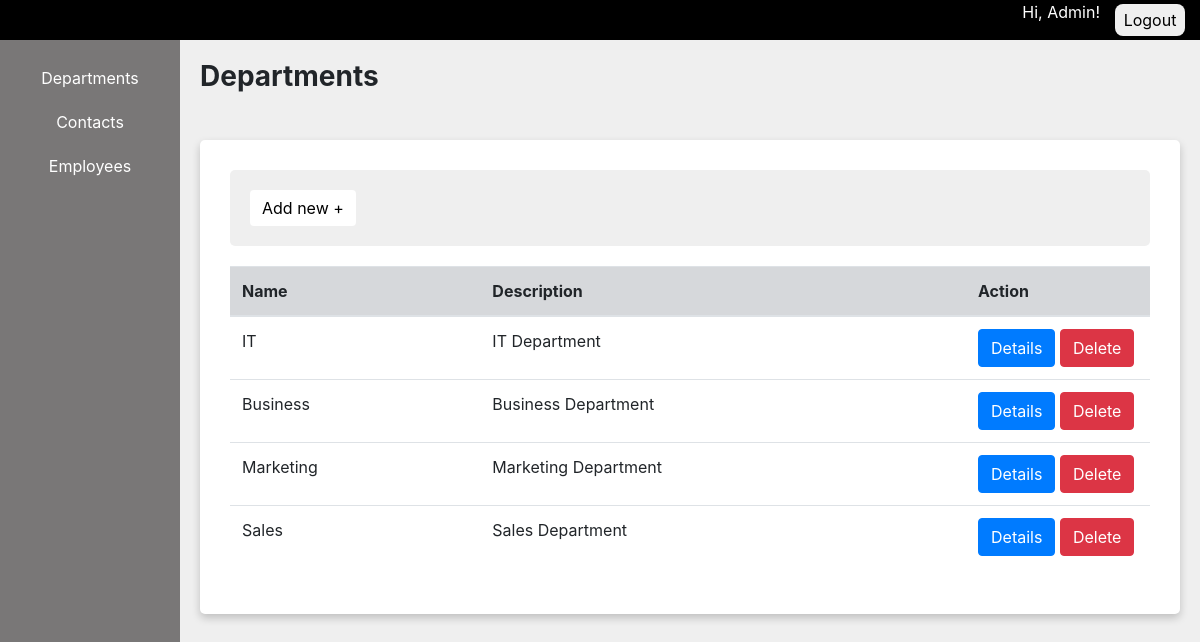
Screenshot of /departments (signed in) with the database file from the repository.
### departments/models.py (models this page shows, shortened)
class Department(models.Model):
    id = models.UUIDField(
        primary_key=True, default=uuid.uuid4, editable=False
        )
    name = models.CharField(max_length=100, unique=True)
    description = models.CharField(max_length=200)
    created_at = models.DateTimeField(auto_now_add=True)

### departments/views.py (the view)
# urls.py: path('', departments, name='departments')
@login_required
def departments(request):
    departments = Department.objects.all().order_by("-created_at")[:10]
    context = {"departments": departments, "current_page": "departments"}
    return render(request, "list.html", context)

### departments/templates/list.html (shortened to what this page needs)
{% extends 'base.html' %} {% load static %}
{% block content %}
<div
  class="justify-content"
  style="height: 80px; padding: 20px"
>
  <h3 style="font-weight: 700">Departments</h3>
</div>
<div
  style="
    background-color: white;
    padding: 30px;
    margin: 20px 20px 0 20px;
    border-radius: 5px;
    box-shadow: 0 4px 8px 0 rgba(0, 0, 0, 0.2);
  "
>
  <div
    style="
      background-color: #EFEFEF;
      padding: 20px;
      margin-bottom: 20px;
      border-radius: 5px;
      width: 100%;
    "
    class="justify-content"
  >
    <div class="dropdown">
      <button
        class="btn"
        style="background-color: #fff; border: none"
        type="button"
        data-toggle="modal"
        data-target="#myModalCreate"
      >
        Add new +
      </button>
    </div>
  </div>
  <div class="table-responsive">
    <table class="table rounded" style="width: 100%">
      <thead class="table-secondary">
        <tr>
          <th scope="col-3">Name</th>
          <th scope="col-3">Description</th>
          <th scope="col-3" style="width: 20%">Action</th>
        </tr>
      </thead>
      <tbody>
      {% for department in departments %}
        <tr>
          <td>{{department.name}}</td>
          <td>{{department.description}}</td>
          <td>
            <button
              type="button"
              class="btn btn-primary"
              data-toggle="modal"
              data-target="#myModalEdit"
            >
              Details
            </button>
            <button
              type="button"
              class="btn btn-danger"
              data-toggle="modal"
              data-target="#myModalDelete"
            >
              Delete
            </button>
          </td>
        </tr>
      {%endfor %}
      </tbody>
    </table>
  </div>
</div>
{% endblock %}

### templates/base.html (shortened to what this page needs)
<!DOCTYPE html>
{% load static %}
<html lang="en">
  <head>
    <link rel="stylesheet" href="{% static 'css/navigator.css' %}" />
    <link
      href="https://maxcdn.bootstrapcdn.com/bootstrap/4.0.0/css/bootstrap.min.css"
      rel="stylesheet"
    />
    <link
      rel="stylesheet"
      href="https://cdn.jsdelivr.net/npm/bootstrap-icons@1.10.2/font/bootstrap-icons.css"
    />
  </head>
  <body>
    <header class="header">
      <div class="header-wrapper">
        <p class="header-notify">Hi, {{ user.username }}!</p>
        <form method="post" action="{% url 'user_logout' %}">
          <button class="header-button" type="submit">Logout</button>
        </form>
      </div>
    </header>
    <div class="body-container">
      <nav class="sidebar">
        <ul class="sidebar-list">
          <li
            class="sidebar-item {% if context.current_page == 'departments' %}active{% endif %}"
          >
            <a class="item-link" href="{% url 'departments' %}">Departments</a>
          </li>
          <li class="sidebar-item">
            <a class="item-link" href="#">Contacts</a>
          </li>
          <li
            class="sidebar-item {% if context.current_page == 'employees' %}active{% endif %}"
          >
            <a class="item-link" href="#">Employees</a>
          </li>
        </ul>
      </nav>
      <div class="content">{% block content %}{% endblock %}</div>
    </div>
  </body>
</html>

### static/css/navigator.css (style rules this page uses)
html, body { height: 100%; margin: 0; }
.sidebar { background-color: rgb(121, 119, 119); padding: 16px 0 0; height: 100%; width: 15%; z-index: 600; }
.sidebar-list { list-style: none; display: flex; flex-direction: column; align-items: center; }
.sidebar-item { margin-bottom: 20px; padding: 10px 0px; margin: 0 auto; }
.item-link { color: white; text-decoration: none; margin-bottom: 20px; }
.header { background-color: black; display: flex; justify-content: flex-end; }
.header-wrapper { display: flex; align-items: center; }
.header-button { border-radius: 8px; width: 70px; height: 32px; border: none; margin: 0 15px; }
.header-notify { color: white; }
ul { padding: 0; }
.body-container { display: inline-flex; height: 100%; width: 100%; }
.content { flex: 1; background-color: #EFEFEF; }

### rows the page displays
Department: name "IT", description "IT Department"
Department: name "Business", description "Business Department"
Department: name "Marketing", description "Marketing Department"
Department: name "Sales", description "Sales Department"

### other values shown
{{ user.username }} "Admin"
